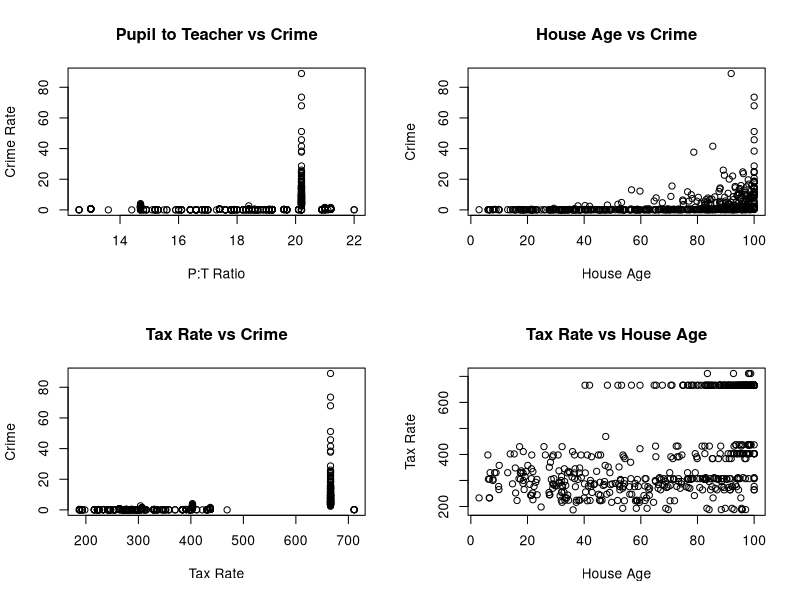
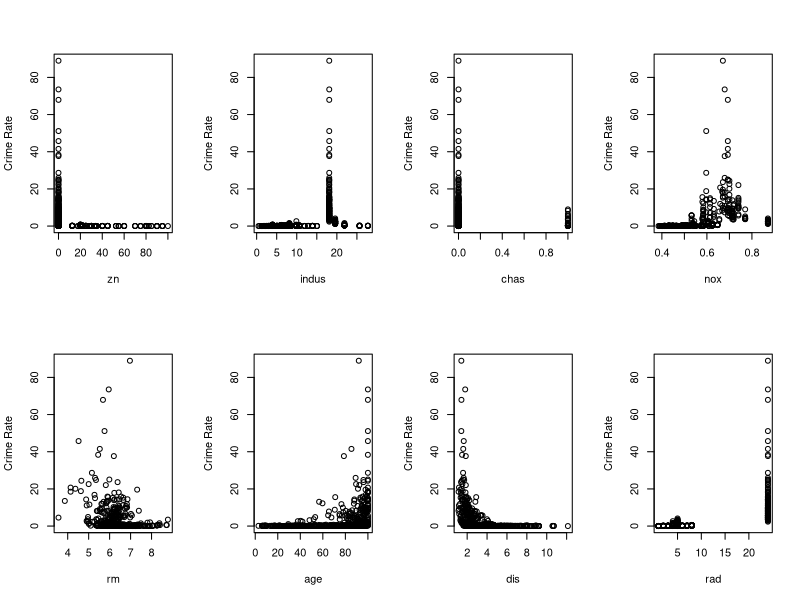
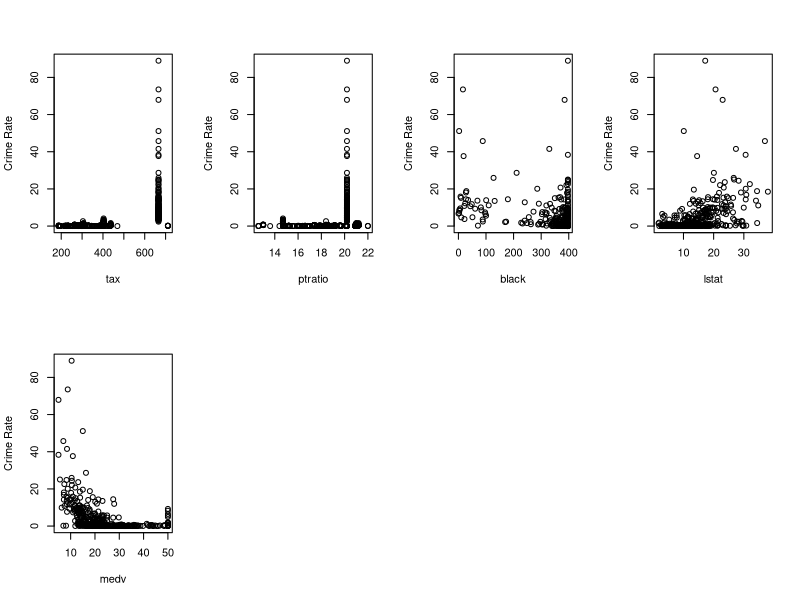
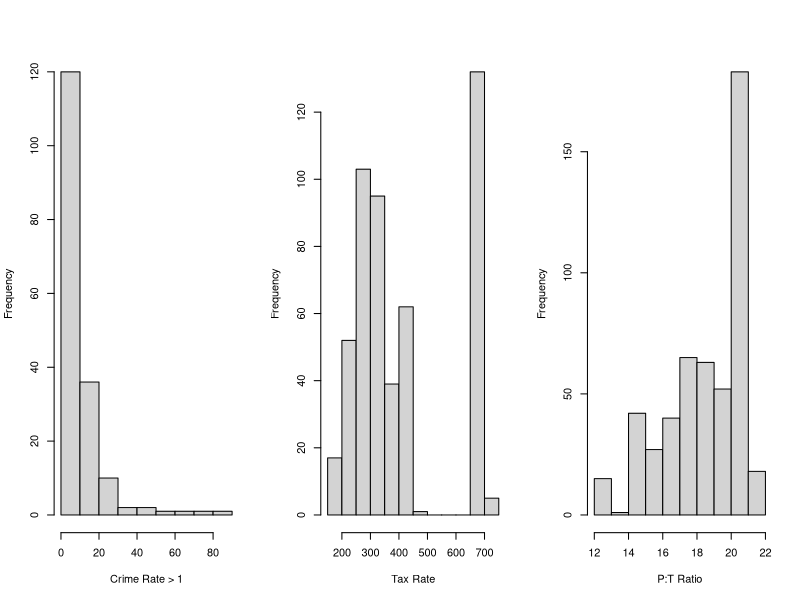

The R source for these figures, in order:
## ---- chunk 1
library(MASS)
# Boston
# ?Boston
# Commenting out the above two commands because > Boston just shows too much data for the output, and > ?Boston opens a different window for the Boston documentation. Could show head(Boston) but no real need for this answer.

## ---- chunk 2
par(mfrow=c(2,2))

plot(Boston$ptratio, Boston$crim, main="Pupil to Teacher vs Crime", xlab="P:T Ratio", ylab="Crime Rate")

plot(Boston$age, Boston$crim, main="House Age vs Crime", xlab="House Age", ylab="Crime")

plot(Boston$tax, Boston$crim, main="Tax Rate vs Crime", xlab="Tax Rate", ylab="Crime")

plot(Boston$age, Boston$tax, main="Tax Rate vs House Age", xlab="House Age", ylab="Tax Rate")
## ---- chunk 3
par(mfrow=c(2,4))

# Starting at 2 to skip the initial predictor which results in Crime Rate vs Crime Rate

for(c in 2:ncol(Boston))
{
  plot(Boston[,c], Boston$crim, xlab=colnames(Boston[c]), ylab="Crime Rate")
}
## ---- chunk 4
# produce 3 histograms
par(mfrow=c(1,3))

hist(Boston$crim[Boston$crim > 1], main="", xlab="Crime Rate > 1")

hist(Boston$tax, main="", xlab="Tax Rate")

hist(Boston$ptratio, main="", xlab="P:T Ratio")
## ---- chunk 5

length(which(Boston$chas == 1))

## ---- chunk 6
median(Boston$ptratio)
## ---- chunk 7
Boston[which(Boston$medv == min(Boston$medv)),]

# Not sure how to print the mean of each predictor in one line without a different library and I'm not sure if we can use any others than as instructed. Using summary(Boston) could work but looks a bit messier to me. Still a good option though, I just wanted to mess around a bit.

for(c in 1:ncol(Boston))
{
    cat(sprintf("Mean of %s: %f\n", colnames(Boston[c]), mean(Boston[,c], na.rm=T)))
}
## ---- chunk 8
length(which(Boston$rm > 7))
length(which(Boston$rm > 8))
## ---- chunk 9
Boston[which(Boston$rm > 8),]

# Using summary for comparison this time just to see how both go.
summary(Boston)
